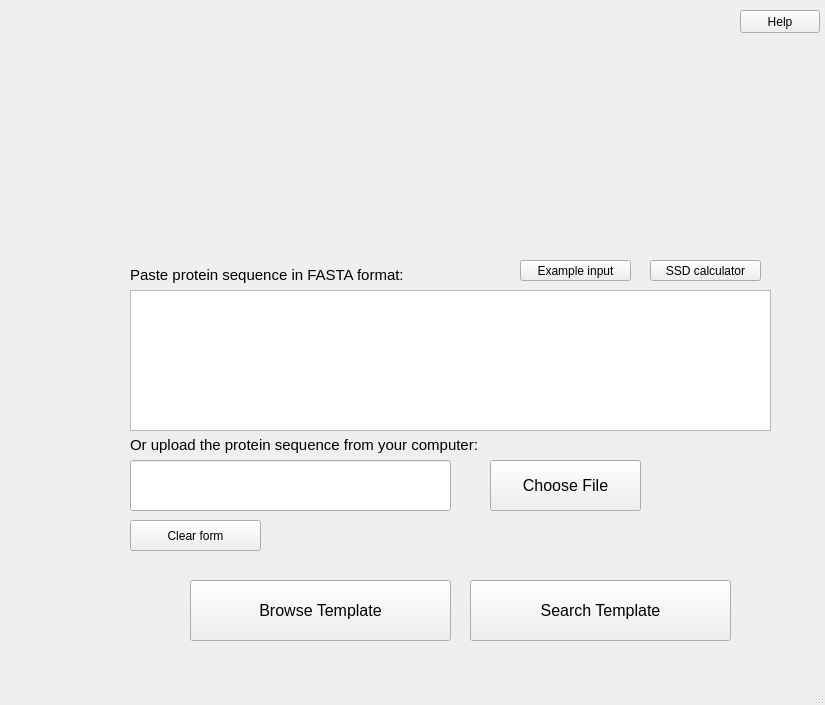
<?xml version="1.0" encoding="UTF-8"?>
<ui version="4.0">
 <class>MainWindow</class>
 <widget class="QMainWindow" name="MainWindow">
  <property name="geometry">
   <rect>
    <x>0</x>
    <y>0</y>
    <width>825</width>
    <height>705</height>
   </rect>
  </property>
  <property name="windowTitle">
   <string>MainWindow</string>
  </property>
  <widget class="QWidget" name="centralwidget">
   <widget class="QLabel" name="label_2">
    <property name="geometry">
     <rect>
      <x>130</x>
      <y>260</y>
      <width>401</width>
      <height>31</height>
     </rect>
    </property>
    <property name="text">
     <string>&lt;html&gt;&lt;head/&gt;&lt;body&gt;&lt;p&gt;&lt;span style=&quot; font-size:11pt;&quot;&gt;Paste protein sequence in FASTA format:&lt;/span&gt;&lt;/p&gt;&lt;/body&gt;&lt;/html&gt;</string>
    </property>
   </widget>
   <widget class="QLineEdit" name="inputPath">
    <property name="geometry">
     <rect>
      <x>130</x>
      <y>460</y>
      <width>321</width>
      <height>51</height>
     </rect>
    </property>
   </widget>
   <widget class="QLabel" name="label_3">
    <property name="geometry">
     <rect>
      <x>130</x>
      <y>430</y>
      <width>401</width>
      <height>31</height>
     </rect>
    </property>
    <property name="text">
     <string>&lt;html&gt;&lt;head/&gt;&lt;body&gt;&lt;p&gt;&lt;span style=&quot; font-size:11pt;&quot;&gt;Or upload the protein sequence from your computer:&lt;/span&gt;&lt;/p&gt;&lt;/body&gt;&lt;/html&gt;</string>
    </property>
   </widget>
   <widget class="QPushButton" name="chooseInputFile">
    <property name="geometry">
     <rect>
      <x>490</x>
      <y>460</y>
      <width>151</width>
      <height>51</height>
     </rect>
    </property>
    <property name="font">
     <font>
      <pointsize>12</pointsize>
     </font>
    </property>
    <property name="text">
     <string>Choose File</string>
    </property>
   </widget>
   <widget class="QPushButton" name="browseTemplate">
    <property name="geometry">
     <rect>
      <x>190</x>
      <y>580</y>
      <width>261</width>
      <height>61</height>
     </rect>
    </property>
    <property name="font">
     <font>
      <pointsize>12</pointsize>
     </font>
    </property>
    <property name="toolTip">
     <string>&lt;html&gt;&lt;head/&gt;&lt;body&gt;&lt;p&gt;Browse from available list of GPCRs templates&lt;/p&gt;&lt;/body&gt;&lt;/html&gt;</string>
    </property>
    <property name="text">
     <string>Browse Template</string>
    </property>
   </widget>
   <widget class="QPushButton" name="searchTemplate">
    <property name="geometry">
     <rect>
      <x>470</x>
      <y>580</y>
      <width>261</width>
      <height>61</height>
     </rect>
    </property>
    <property name="font">
     <font>
      <pointsize>12</pointsize>
     </font>
    </property>
    <property name="toolTip">
     <string>&lt;html&gt;&lt;head/&gt;&lt;body&gt;&lt;p&gt;Automated template selection&lt;/p&gt;&lt;/body&gt;&lt;/html&gt;</string>
    </property>
    <property name="text">
     <string>Search Template</string>
    </property>
   </widget>
   <widget class="QPushButton" name="clearForm">
    <property name="geometry">
     <rect>
      <x>130</x>
      <y>520</y>
      <width>131</width>
      <height>31</height>
     </rect>
    </property>
    <property name="text">
     <string>Clear form</string>
    </property>
   </widget>
   <widget class="QPushButton" name="exampleInput">
    <property name="geometry">
     <rect>
      <x>520</x>
      <y>260</y>
      <width>111</width>
      <height>21</height>
     </rect>
    </property>
    <property name="text">
     <string>Example input</string>
    </property>
   </widget>
   <widget class="QLabel" name="label_4">
    <property name="geometry">
     <rect>
      <x>130</x>
      <y>10</y>
      <width>651</width>
      <height>241</height>
     </rect>
    </property>
    <property name="text">
     <string/>
    </property>
    <property name="pixmap">
     <pixmap>../logo4.jpg</pixmap>
    </property>
   </widget>
   <widget class="QTextEdit" name="tragetSequence">
    <property name="geometry">
     <rect>
      <x>130</x>
      <y>290</y>
      <width>641</width>
      <height>141</height>
     </rect>
    </property>
    <property name="lineWrapMode">
     <enum>QTextEdit::WidgetWidth</enum>
    </property>
   </widget>
   <widget class="QPushButton" name="customTM">
    <property name="geometry">
     <rect>
      <x>650</x>
      <y>260</y>
      <width>111</width>
      <height>21</height>
     </rect>
    </property>
    <property name="text">
     <string>SSD calculator</string>
    </property>
   </widget>
   <widget class="QPushButton" name="pushButton">
    <property name="geometry">
     <rect>
      <x>740</x>
      <y>10</y>
      <width>80</width>
      <height>23</height>
     </rect>
    </property>
    <property name="text">
     <string>Help</string>
    </property>
   </widget>
  </widget>
  <widget class="QStatusBar" name="statusbar"/>
 </widget>
 <resources/>
 <connections/>
</ui>
